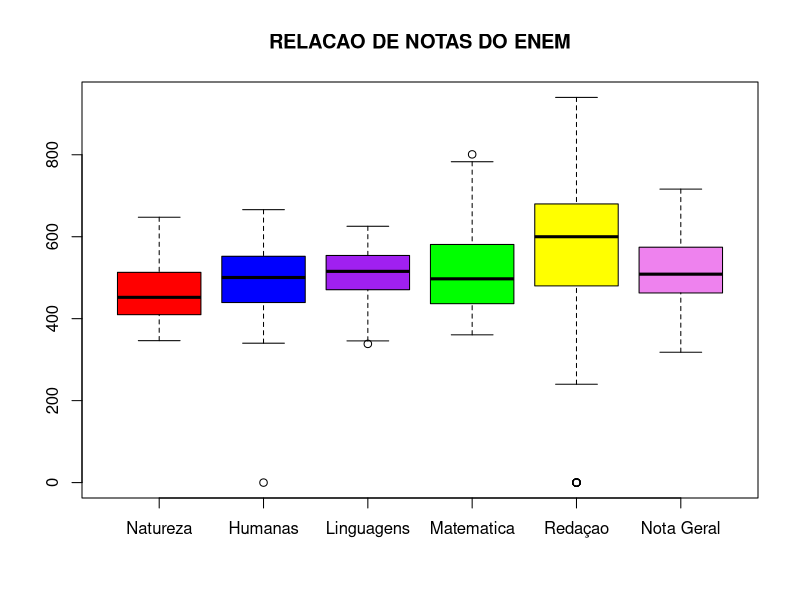

Write the R code that produced this figure.
#primeira questao A
enemData <- read.csv("enem.csv",TRUE, sep = ",", dec = ".")
marechalData <- subset(enemData, enemData$NO_MUNICIPIO_RESIDENCIA=="Marechal Deodoro")

notaN <-c(marechalData$NU_NOTA_CN)
notaH <-c(marechalData$NU_NOTA_CH)
notaM <-c(marechalData$NU_NOTA_MT)
notaL <-c(marechalData$NU_NOTA_LC)
notaR <-c(marechalData$NU_NOTA_REDACAO)
notaE <-c(marechalData$NU_NOTA_ENEM)

boxplot(notaN,notaH,notaL,notaM,notaR,notaE,
        main="RELACAO DE NOTAS DO ENEM",
names=c("Natureza","Humanas","Linguagens","Matematica"
               ,"Redaçao","Nota Geral"),
col=c("red","blue","purple","green","yellow","violet"))

#analise dos dados =>
#matematica e redaçao sao as notas com maior media, s
#matematica possuindo variaçao de boas notas em relaçao as outars materias
#as provas de linguagem e humanas possuem maior variaçao negativa
#provavelmente devido ao deficit de aprendizado de interpretaçao de texto
#e redaçao possui variaçao mais volatile assim como humanas, possui variaçao negativa







